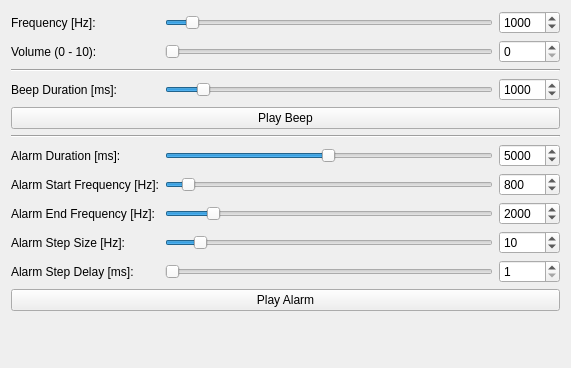
<?xml version="1.0" encoding="UTF-8"?>
<ui version="4.0">
 <class>PiezoSpeakerV2</class>
 <widget class="QWidget" name="PiezoSpeakerV2">
  <property name="geometry">
   <rect>
    <x>0</x>
    <y>0</y>
    <width>571</width>
    <height>368</height>
   </rect>
  </property>
  <property name="windowTitle">
   <string>Form</string>
  </property>
  <layout class="QVBoxLayout" name="verticalLayout">
   <item>
    <layout class="QGridLayout" name="gridLayout">
     <item row="7" column="2">
      <widget class="QSpinBox" name="alarm_start_frequency_spinbox">
       <property name="minimum">
        <number>50</number>
       </property>
       <property name="maximum">
        <number>14999</number>
       </property>
       <property name="value">
        <number>800</number>
       </property>
      </widget>
     </item>
     <item row="4" column="0" colspan="3">
      <widget class="QPushButton" name="beep_button">
       <property name="text">
        <string>Play Beep</string>
       </property>
      </widget>
     </item>
     <item row="8" column="1">
      <widget class="QSlider" name="alarm_end_frequency_slider">
       <property name="minimum">
        <number>51</number>
       </property>
       <property name="maximum">
        <number>15000</number>
       </property>
       <property name="value">
        <number>2000</number>
       </property>
       <property name="orientation">
        <enum>Qt::Horizontal</enum>
       </property>
      </widget>
     </item>
     <item row="7" column="1">
      <widget class="QSlider" name="alarm_start_frequency_slider">
       <property name="minimum">
        <number>50</number>
       </property>
       <property name="maximum">
        <number>14999</number>
       </property>
       <property name="value">
        <number>800</number>
       </property>
       <property name="orientation">
        <enum>Qt::Horizontal</enum>
       </property>
      </widget>
     </item>
     <item row="3" column="2">
      <widget class="QSpinBox" name="beep_duration_spinbox">
       <property name="minimum">
        <number>1</number>
       </property>
       <property name="maximum">
        <number>10000</number>
       </property>
       <property name="value">
        <number>1000</number>
       </property>
      </widget>
     </item>
     <item row="0" column="0">
      <widget class="QLabel" name="label">
       <property name="text">
        <string>Frequency [Hz]:</string>
       </property>
      </widget>
     </item>
     <item row="1" column="0">
      <widget class="QLabel" name="label_2">
       <property name="text">
        <string>Volume (0 - 10):</string>
       </property>
      </widget>
     </item>
     <item row="3" column="0">
      <widget class="QLabel" name="label_3">
       <property name="text">
        <string>Beep Duration [ms]:</string>
       </property>
      </widget>
     </item>
     <item row="1" column="1">
      <widget class="QSlider" name="volume_slider">
       <property name="maximum">
        <number>10</number>
       </property>
       <property name="value">
        <number>0</number>
       </property>
       <property name="orientation">
        <enum>Qt::Horizontal</enum>
       </property>
      </widget>
     </item>
     <item row="0" column="1">
      <widget class="QSlider" name="frequency_slider">
       <property name="minimum">
        <number>50</number>
       </property>
       <property name="maximum">
        <number>15000</number>
       </property>
       <property name="value">
        <number>1000</number>
       </property>
       <property name="orientation">
        <enum>Qt::Horizontal</enum>
       </property>
      </widget>
     </item>
     <item row="0" column="2">
      <widget class="QSpinBox" name="frequency_spinbox">
       <property name="minimum">
        <number>50</number>
       </property>
       <property name="maximum">
        <number>15000</number>
       </property>
       <property name="value">
        <number>1000</number>
       </property>
      </widget>
     </item>
     <item row="1" column="2">
      <widget class="QSpinBox" name="volume_spinbox">
       <property name="maximum">
        <number>10</number>
       </property>
       <property name="value">
        <number>0</number>
       </property>
      </widget>
     </item>
     <item row="3" column="1">
      <widget class="QSlider" name="beep_duration_slider">
       <property name="minimum">
        <number>1</number>
       </property>
       <property name="maximum">
        <number>10000</number>
       </property>
       <property name="value">
        <number>1000</number>
       </property>
       <property name="orientation">
        <enum>Qt::Horizontal</enum>
       </property>
      </widget>
     </item>
     <item row="6" column="1">
      <widget class="QSlider" name="alarm_duration_slider">
       <property name="minimum">
        <number>1</number>
       </property>
       <property name="maximum">
        <number>10000</number>
       </property>
       <property name="value">
        <number>5000</number>
       </property>
       <property name="orientation">
        <enum>Qt::Horizontal</enum>
       </property>
      </widget>
     </item>
     <item row="2" column="0" colspan="3">
      <widget class="Line" name="line">
       <property name="orientation">
        <enum>Qt::Horizontal</enum>
       </property>
      </widget>
     </item>
     <item row="5" column="0" colspan="3">
      <widget class="Line" name="line_2">
       <property name="orientation">
        <enum>Qt::Horizontal</enum>
       </property>
      </widget>
     </item>
     <item row="9" column="0">
      <widget class="QLabel" name="label_7">
       <property name="text">
        <string>Alarm Step Size [Hz]:</string>
       </property>
      </widget>
     </item>
     <item row="8" column="0">
      <widget class="QLabel" name="label_6">
       <property name="text">
        <string>Alarm End Frequency [Hz]:</string>
       </property>
      </widget>
     </item>
     <item row="7" column="0">
      <widget class="QLabel" name="label_5">
       <property name="text">
        <string>Alarm Start Frequency [Hz]:</string>
       </property>
      </widget>
     </item>
     <item row="10" column="0">
      <widget class="QLabel" name="label_8">
       <property name="text">
        <string>Alarm Step Delay [ms]:</string>
       </property>
      </widget>
     </item>
     <item row="8" column="2">
      <widget class="QSpinBox" name="alarm_end_frequency_spinbox">
       <property name="minimum">
        <number>51</number>
       </property>
       <property name="maximum">
        <number>15000</number>
       </property>
       <property name="value">
        <number>2000</number>
       </property>
      </widget>
     </item>
     <item row="6" column="2">
      <widget class="QSpinBox" name="alarm_duration_spinbox">
       <property name="minimum">
        <number>1</number>
       </property>
       <property name="maximum">
        <number>10000</number>
       </property>
       <property name="value">
        <number>5000</number>
       </property>
      </widget>
     </item>
     <item row="6" column="0">
      <widget class="QLabel" name="label_4">
       <property name="text">
        <string>Alarm Duration [ms]:</string>
       </property>
      </widget>
     </item>
     <item row="9" column="1">
      <widget class="QSlider" name="alarm_step_size_slider">
       <property name="minimum">
        <number>1</number>
       </property>
       <property name="maximum">
        <number>100</number>
       </property>
       <property name="value">
        <number>10</number>
       </property>
       <property name="orientation">
        <enum>Qt::Horizontal</enum>
       </property>
      </widget>
     </item>
     <item row="10" column="2">
      <widget class="QSpinBox" name="alarm_step_delay_spinbox">
       <property name="minimum">
        <number>1</number>
       </property>
       <property name="maximum">
        <number>100</number>
       </property>
      </widget>
     </item>
     <item row="9" column="2">
      <widget class="QSpinBox" name="alarm_step_size_spinbox">
       <property name="minimum">
        <number>1</number>
       </property>
       <property name="maximum">
        <number>100</number>
       </property>
       <property name="value">
        <number>10</number>
       </property>
      </widget>
     </item>
     <item row="10" column="1">
      <widget class="QSlider" name="alarm_step_delay_slider">
       <property name="minimum">
        <number>1</number>
       </property>
       <property name="maximum">
        <number>100</number>
       </property>
       <property name="orientation">
        <enum>Qt::Horizontal</enum>
       </property>
      </widget>
     </item>
     <item row="11" column="0" colspan="3">
      <widget class="QPushButton" name="alarm_button">
       <property name="text">
        <string>Play Alarm</string>
       </property>
      </widget>
     </item>
    </layout>
   </item>
   <item>
    <spacer name="verticalSpacer">
     <property name="orientation">
      <enum>Qt::Vertical</enum>
     </property>
     <property name="sizeHint" stdset="0">
      <size>
       <width>20</width>
       <height>40</height>
      </size>
     </property>
    </spacer>
   </item>
  </layout>
 </widget>
 <resources/>
 <connections/>
</ui>
